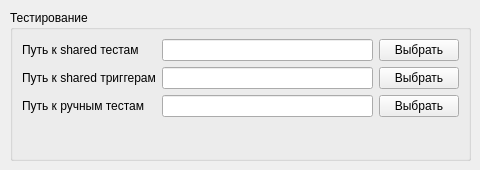
      <widget class="QWidget" name="settingsTab">
       <attribute name="title">
        <string>Настройки</string>
       </attribute>
       <widget class="QGroupBox" name="groupBox_3">
        <property name="geometry">
         <rect>
          <x>10</x>
          <y>10</y>
          <width>461</width>
          <height>151</height>
         </rect>
        </property>
        <property name="title">
         <string>Тестирование</string>
        </property>
        <layout class="QHBoxLayout" name="horizontalLayout_10">
         <item>
          <layout class="QFormLayout" name="formLayout_2">
           <item row="0" column="0">
            <widget class="QLabel" name="label_19">
             <property name="text">
              <string>Путь к shared тестам</string>
             </property>
            </widget>
           </item>
           <item row="0" column="1">
            <layout class="QHBoxLayout" name="horizontalLayout_7">
             <item>
              <widget class="QLineEdit" name="settingsTestsPathLineEdit"/>
             </item>
             <item>
              <widget class="QPushButton" name="settingsTestsPathPushButton">
               <property name="text">
                <string>Выбрать</string>
               </property>
              </widget>
             </item>
            </layout>
           </item>
           <item row="1" column="0">
            <widget class="QLabel" name="label_20">
             <property name="text">
              <string>Путь к shared триггерам</string>
             </property>
            </widget>
           </item>
           <item row="1" column="1">
            <layout class="QHBoxLayout" name="horizontalLayout_9">
             <item>
              <widget class="QLineEdit" name="settingsTriggersPathLineEdit"/>
             </item>
             <item>
              <widget class="QPushButton" name="settingsTriggersPathPushButton">
               <property name="text">
                <string>Выбрать</string>
               </property>
              </widget>
             </item>
            </layout>
           </item>
           <item row="2" column="0">
            <widget class="QLabel" name="label_28">
             <property name="text">
              <string>Путь к ручным тестам</string>
             </property>
            </widget>
           </item>
           <item row="2" column="1">
            <layout class="QHBoxLayout" name="horizontalLayout_32">
             <item>
              <widget class="QLineEdit" name="settingsManualTestsPathLineEdit"/>
             </item>
             <item>
              <widget class="QPushButton" name="settingsManualTestsPathPushButton">
               <property name="text">
                <string>Выбрать</string>
               </property>
              </widget>
             </item>
            </layout>
           </item>
          </layout>
         </item>
        </layout>
       </widget>
      </widget>
